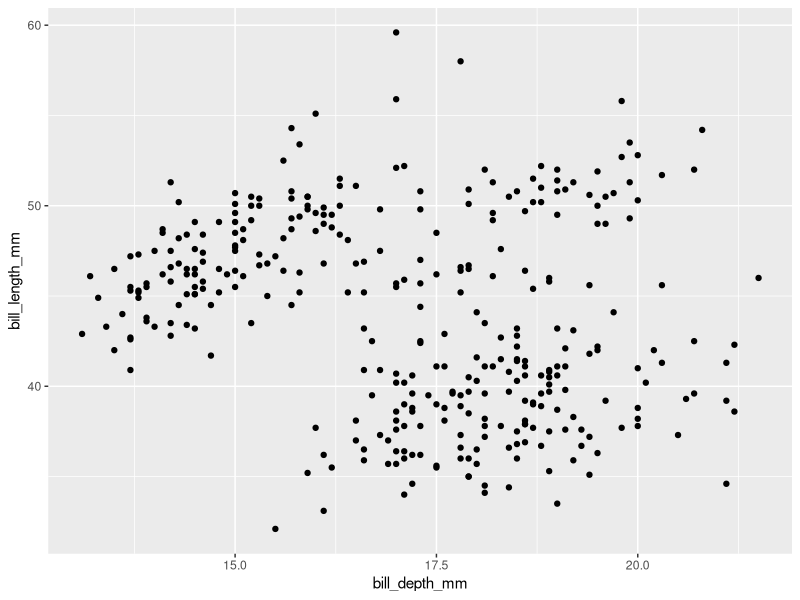
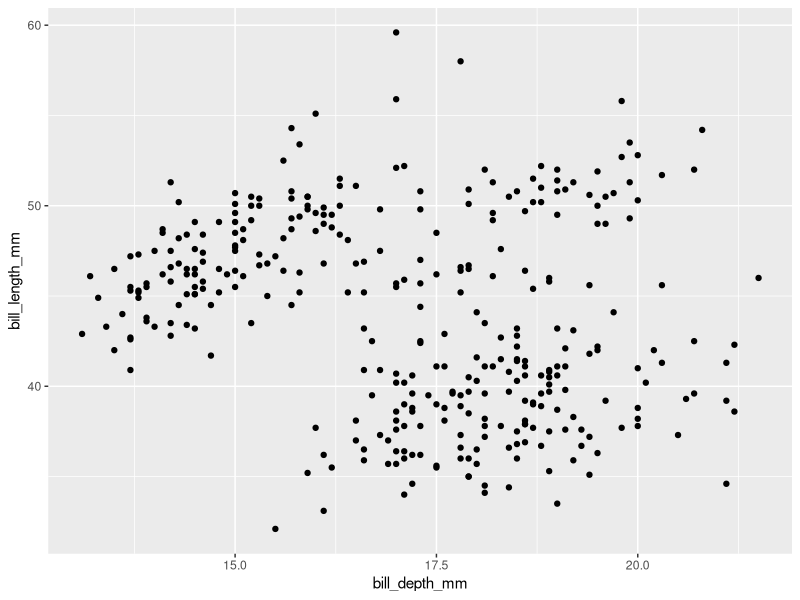
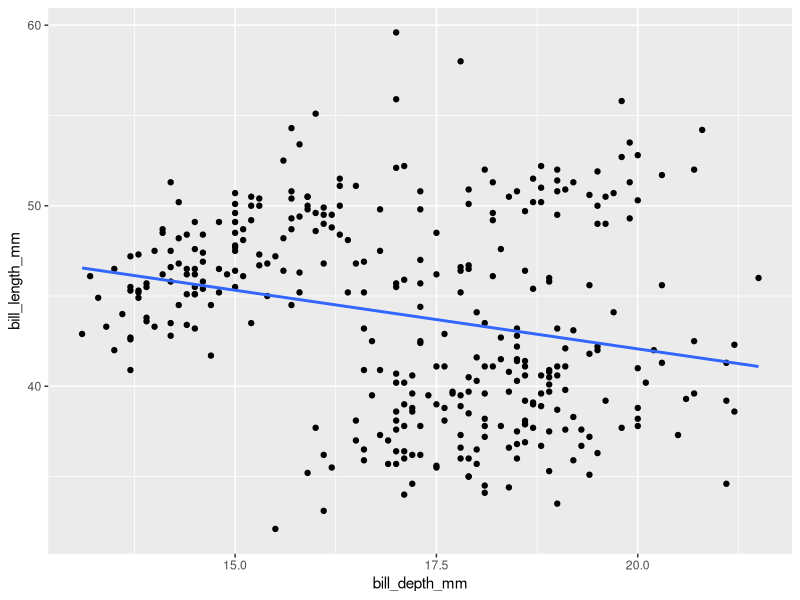
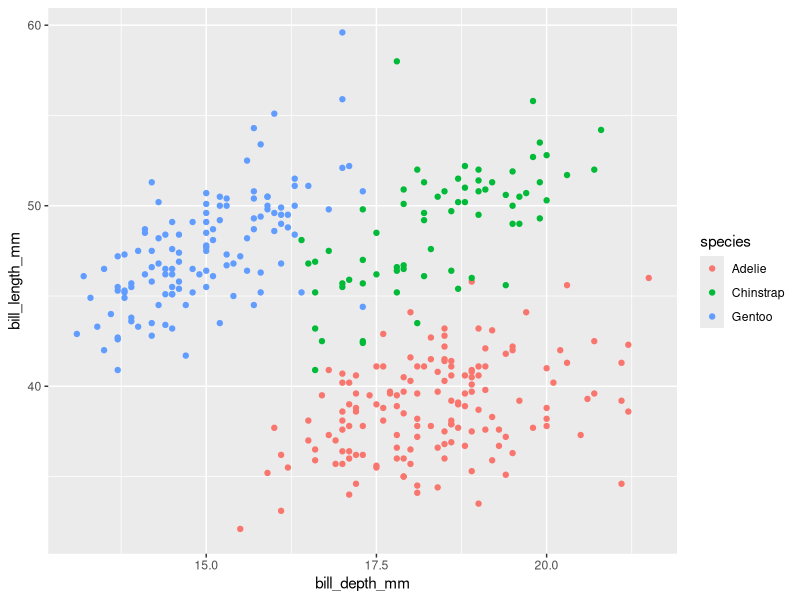
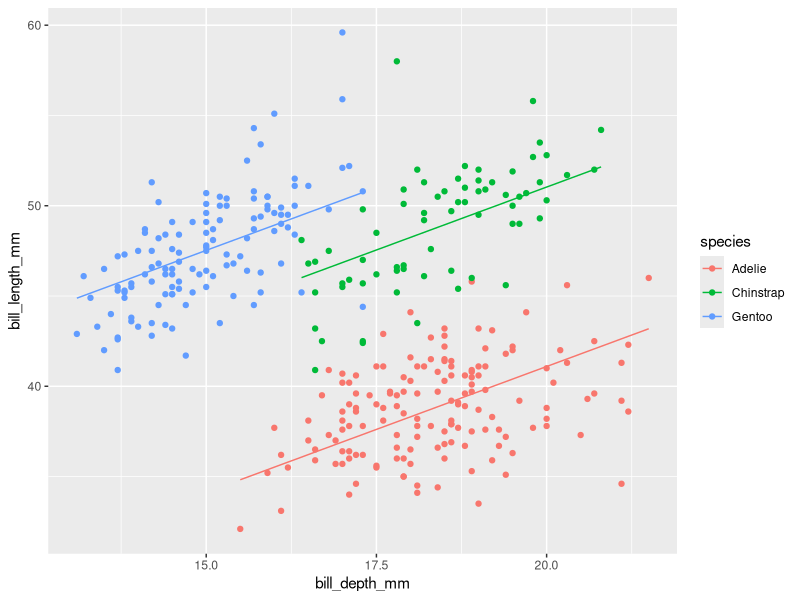
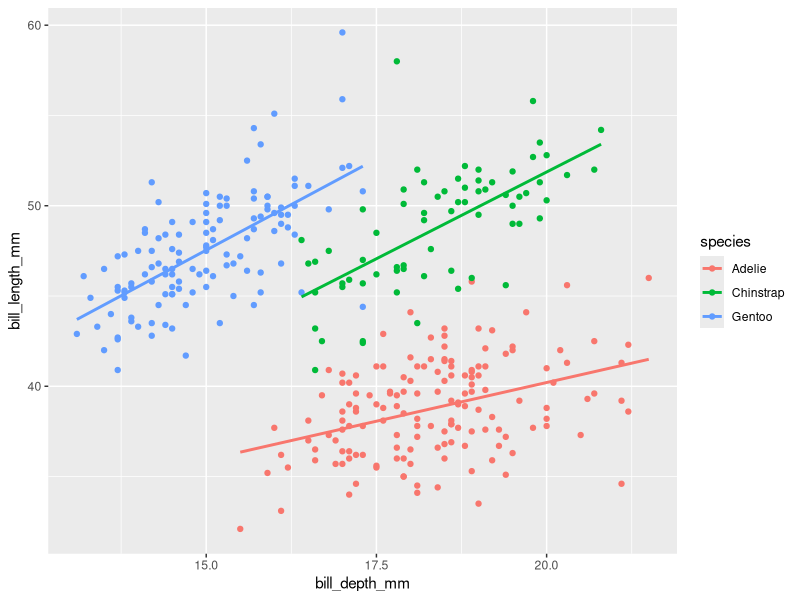

Recreate these plots in R, in order.
## ---- chunk 1
library(tidyverse);  
library(palmerpenguins); # https://allisonhorst.github.io/palmerpenguins/articles/intro.html
# https://education.rstudio.com/blog/2020/07/palmerpenguins-cran/
## ---- chunk 2
# Let's take a first look at the data
glimpse(penguins)
## ---- chunk 3
# First step let's look at the association between bill depth and bill length
penguins %>% ggplot(aes(x = bill_depth_mm, y = bill_length_mm)) +
  geom_point()


# Let's get rid of the warning
penguins_clean <- penguins %>% filter(!is.na(bill_length_mm) & !is.na(bill_depth_mm))
penguins_clean %>% ggplot(aes(x = bill_depth_mm, y = bill_length_mm)) +
  geom_point()

# Now we can fit a linear regression model to start exploring this association more deeply
model1 <- lm(bill_length_mm ~ bill_depth_mm, data=penguins_clean)
summary(model1)$coefficients

# And now let's add the fitted regression line to our plot
penguins_clean %>% ggplot(aes(x = bill_depth_mm, y = bill_length_mm)) +
  geom_point() +
  geom_smooth(method="lm", se=FALSE)
## ---- chunk 4
#glimpse(penguins_clean)

# New variable to add to the model: species
penguins_clean %>% ggplot(aes(x = bill_depth_mm, y = bill_length_mm, color = species)) +
  geom_point()


# Let's fit this new model with two predictors
model2 <- lm(bill_length_mm ~ bill_depth_mm + species, data=penguins_clean)
summary(model2)$coefficients


# What do the last two beta-hat estimates represent?
# They are the predictors for the species predictor
# Baseline level: Adelie because it doesn't show up in the table
# x2 = I(species is Chinstrap)
# x3 = I(species is Gentoo)
# x2 = 0, x3 = 0: Adelie
# x2 = 0, x3 = 1: Gentoo
# x2 = 1, x3 = 0: Chinstrap
# x2 = 1, x3 = 1: impossible

# Fitted regression eq: y-hat = beta0-hat + beta1-hat*billdepth + beta2-hat*I(species is Chinstrap) + beta3hat*I(species is Gentoo)


# And add the fitted line(s) to the scatterplot
library(broom)
penguins_clean %>% ggplot(aes(x = bill_depth_mm, y = bill_length_mm, color = species)) +
  geom_point() +
  geom_line(data=augment(model2), aes(y=.fitted))
  


# What about an interaction term?
model3 <- lm(bill_length_mm ~ bill_depth_mm * species, data=penguins_clean)
summary(model3)$coefficients

# Let's add the fitted line to the plot
penguins_clean %>% ggplot(aes(x = bill_depth_mm, y = bill_length_mm, color = species)) +
  geom_point() +
  geom_smooth(method="lm", se=FALSE)

## ---- chunk 5
# Set up
set.seed(17); 
n <- nrow(penguins_clean)
training_indices <- sample(1:n, size=round(0.8*n))

penguins_clean <- penguins_clean %>% rowid_to_column() # adds a new ID column

# Create training dataset
train <- penguins_clean %>% filter(rowid %in% training_indices)
y_train <- train$bill_length_mm;

# Testing dataset includes all observations NOT in the training data
test <- penguins_clean %>% filter(!rowid %in% training_indices)
y_test <- test$bill_length_mm;

# Fit models to training data
modA_train <- lm(bill_length_mm ~ bill_depth_mm,           data = train)
modB_train <- lm(bill_length_mm ~ bill_depth_mm + species, data = train)
modC_train <- lm(bill_length_mm ~ bill_depth_mm * species, data = train)


# Make predictions for testing data using training model
yhat_modA_test <- predict(modA_train, newdata = test)
yhat_modB_test <- predict(modB_train, newdata = test)
yhat_modC_test <- predict(modC_train, newdata = test)


# Make predictions for training data using training model
yhat_modA_train <- predict(modA_train, newdata = train)
yhat_modB_train <- predict(modB_train, newdata = train)
yhat_modC_train <- predict(modC_train, newdata = train)


# Calculate RMSE for testing data
modA_test_RMSE <- sqrt(sum((y_test - yhat_modA_test)^2) / nrow(test))
modB_test_RMSE <- sqrt(sum((y_test - yhat_modB_test)^2) / nrow(test))
modC_test_RMSE <- sqrt(sum((y_test - yhat_modC_test)^2) / nrow(test))

# Calculate RMSE for training data
modA_train_RMSE <- sqrt(sum((y_train - yhat_modA_train)^2) / nrow(train))
modB_train_RMSE <- sqrt(sum((y_train - yhat_modB_train)^2) / nrow(train))
modC_train_RMSE <- sqrt(sum((y_train - yhat_modC_train)^2) / nrow(train))

mytable <- tibble(Model = c("A","B","C"),
       RMSE_testdata = c(modA_test_RMSE, modB_test_RMSE, modC_test_RMSE),
       RMSE_traindata = c(modA_train_RMSE, modB_train_RMSE, modC_train_RMSE),
       ratio_of_RMSEs = RMSE_testdata / RMSE_traindata)

library(knitr)
knitr::kable(mytable)
## ---- chunk 6
# Can we use sample_n() to create training and testing data

train2 <- penguins_clean %>% sample_n(size=0.8*n)
test2 <- penguins_clean %>% filter(!(rowid %in% train2$rowid))


model4 <- lm(bill_length_mm ~ bill_depth_mm + flipper_length_mm, data=penguins_clean)
summary(model4)$coefficients

data2 <- tibble(bill_depth_mm=15, species="Adelie")
predict(model2, newdata=data2)
